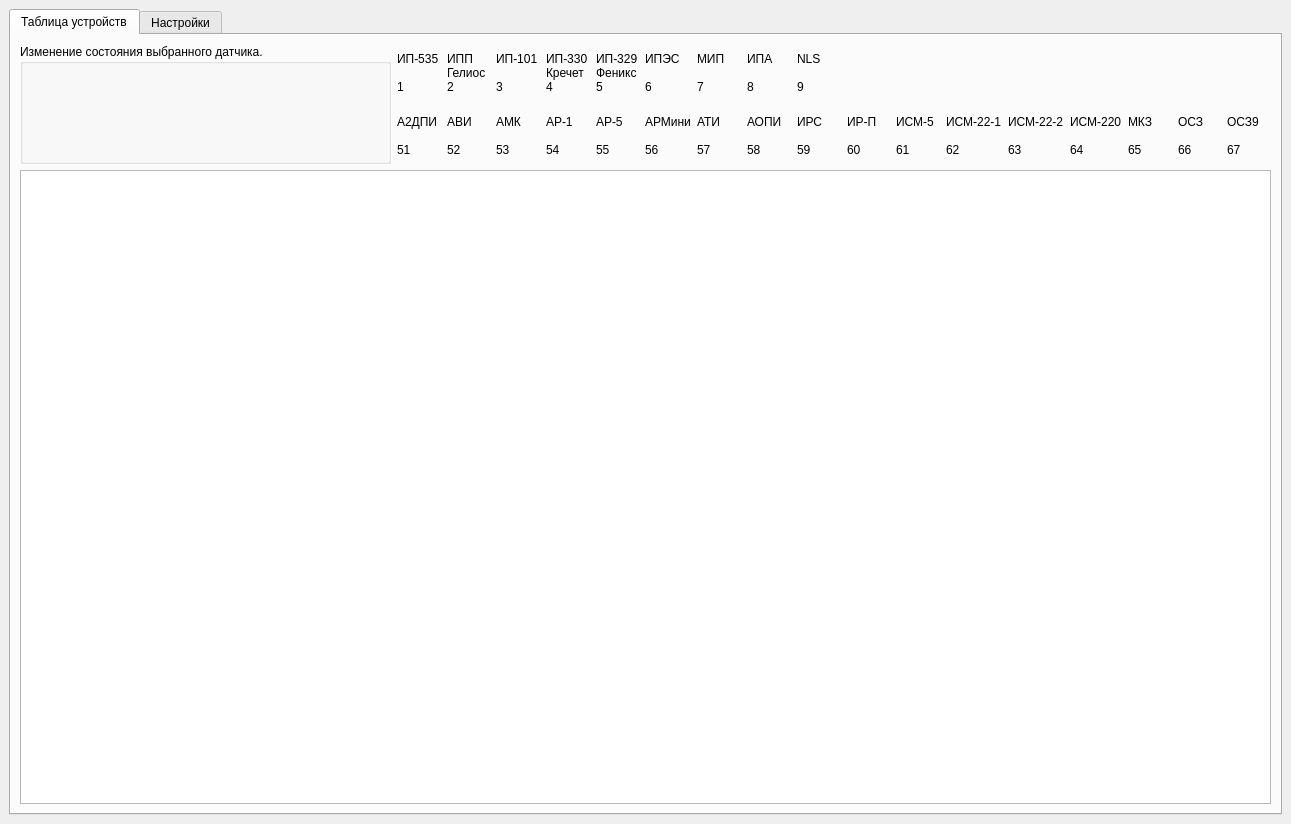
<?xml version="1.0" encoding="UTF-8"?>
<ui version="4.0">
 <class>MainWindow</class>
 <widget class="QMainWindow" name="MainWindow">
  <property name="geometry">
   <rect>
    <x>0</x>
    <y>0</y>
    <width>1291</width>
    <height>824</height>
   </rect>
  </property>
  <property name="windowTitle">
   <string>MainWindow</string>
  </property>
  <property name="styleSheet">
   <string notr="true"/>
  </property>
  <widget class="QWidget" name="centralwidget">
   <layout class="QVBoxLayout" name="verticalLayout_2">
    <item>
     <widget class="QTabWidget" name="tabWidget">
      <property name="enabled">
       <bool>true</bool>
      </property>
      <property name="sizePolicy">
       <sizepolicy hsizetype="Expanding" vsizetype="Expanding">
        <horstretch>0</horstretch>
        <verstretch>0</verstretch>
       </sizepolicy>
      </property>
      <property name="minimumSize">
       <size>
        <width>1271</width>
        <height>800</height>
       </size>
      </property>
      <property name="styleSheet">
       <string notr="true"/>
      </property>
      <property name="tabShape">
       <enum>QTabWidget::Rounded</enum>
      </property>
      <property name="currentIndex">
       <number>0</number>
      </property>
      <widget class="QWidget" name="main_tab">
       <property name="sizePolicy">
        <sizepolicy hsizetype="Expanding" vsizetype="Expanding">
         <horstretch>0</horstretch>
         <verstretch>0</verstretch>
        </sizepolicy>
       </property>
       <attribute name="title">
        <string>Таблица устройств</string>
       </attribute>
       <layout class="QVBoxLayout" name="verticalLayout">
        <item>
         <layout class="QHBoxLayout" name="horizontalLayout_2">
          <item>
           <widget class="QGroupBox" name="states_groupBox">
            <property name="sizePolicy">
             <sizepolicy hsizetype="Fixed" vsizetype="Fixed">
              <horstretch>0</horstretch>
              <verstretch>0</verstretch>
             </sizepolicy>
            </property>
            <property name="minimumSize">
             <size>
              <width>371</width>
              <height>120</height>
             </size>
            </property>
            <property name="whatsThis">
             <string>&lt;html&gt;&lt;head/&gt;&lt;body&gt;&lt;p&gt;Для изменения состояния датчика нужно выбрать датчик в таблице и нажать на соответствующую кнопку состояния.&lt;/p&gt;&lt;/body&gt;&lt;/html&gt;</string>
            </property>
            <property name="styleSheet">
             <string notr="true"/>
            </property>
            <property name="title">
             <string>Изменение состояния выбранного датчика.</string>
            </property>
           </widget>
          </item>
          <item>
           <layout class="QGridLayout" name="gridLayout">
            <item row="1" column="1">
             <widget class="QLabel" name="sensor52_lbl">
              <property name="styleSheet">
               <string notr="true"/>
              </property>
              <property name="text">
               <string>АВИ

52</string>
              </property>
              <property name="margin">
               <number>5</number>
              </property>
              <property name="indent">
               <number>0</number>
              </property>
             </widget>
            </item>
            <item row="0" column="3">
             <widget class="QLabel" name="sensor4_lbl">
              <property name="styleSheet">
               <string notr="true"/>
              </property>
              <property name="text">
               <string>ИП-330
Кречет
4</string>
              </property>
              <property name="margin">
               <number>5</number>
              </property>
              <property name="indent">
               <number>0</number>
              </property>
             </widget>
            </item>
            <item row="0" column="2">
             <widget class="QLabel" name="sensor3_lbl">
              <property name="styleSheet">
               <string notr="true"/>
              </property>
              <property name="text">
               <string>ИП-101

3</string>
              </property>
              <property name="margin">
               <number>5</number>
              </property>
              <property name="indent">
               <number>0</number>
              </property>
             </widget>
            </item>
            <item row="1" column="4">
             <widget class="QLabel" name="sensor55_lbl">
              <property name="styleSheet">
               <string notr="true"/>
              </property>
              <property name="text">
               <string>АР-5

55</string>
              </property>
              <property name="margin">
               <number>5</number>
              </property>
              <property name="indent">
               <number>0</number>
              </property>
             </widget>
            </item>
            <item row="1" column="14">
             <widget class="QLabel" name="sensor65_lbl">
              <property name="styleSheet">
               <string notr="true"/>
              </property>
              <property name="text">
               <string>МКЗ

65</string>
              </property>
              <property name="margin">
               <number>5</number>
              </property>
              <property name="indent">
               <number>0</number>
              </property>
             </widget>
            </item>
            <item row="1" column="2">
             <widget class="QLabel" name="sensor53_lbl">
              <property name="styleSheet">
               <string notr="true"/>
              </property>
              <property name="frameShape">
               <enum>QFrame::NoFrame</enum>
              </property>
              <property name="text">
               <string>АМК

53</string>
              </property>
              <property name="margin">
               <number>5</number>
              </property>
              <property name="indent">
               <number>0</number>
              </property>
             </widget>
            </item>
            <item row="0" column="4">
             <widget class="QLabel" name="sensor5_lbl">
              <property name="styleSheet">
               <string notr="true"/>
              </property>
              <property name="text">
               <string>ИП-329
Феникс
5</string>
              </property>
              <property name="margin">
               <number>5</number>
              </property>
              <property name="indent">
               <number>0</number>
              </property>
             </widget>
            </item>
            <item row="1" column="3">
             <widget class="QLabel" name="sensor54_lbl">
              <property name="styleSheet">
               <string notr="true"/>
              </property>
              <property name="text">
               <string>АР-1

54</string>
              </property>
              <property name="margin">
               <number>5</number>
              </property>
              <property name="indent">
               <number>0</number>
              </property>
             </widget>
            </item>
            <item row="0" column="6">
             <widget class="QLabel" name="sensor7_lbl">
              <property name="styleSheet">
               <string notr="true"/>
              </property>
              <property name="text">
               <string>МИП

7</string>
              </property>
              <property name="margin">
               <number>5</number>
              </property>
              <property name="indent">
               <number>0</number>
              </property>
             </widget>
            </item>
            <item row="1" column="12">
             <widget class="QLabel" name="sensor63_lbl">
              <property name="styleSheet">
               <string notr="true"/>
              </property>
              <property name="text">
               <string>ИСМ-22-2

63</string>
              </property>
              <property name="margin">
               <number>5</number>
              </property>
              <property name="indent">
               <number>0</number>
              </property>
             </widget>
            </item>
            <item row="1" column="5">
             <widget class="QLabel" name="sensor56_lbl">
              <property name="styleSheet">
               <string notr="true"/>
              </property>
              <property name="text">
               <string>АРМини

56</string>
              </property>
              <property name="margin">
               <number>5</number>
              </property>
              <property name="indent">
               <number>0</number>
              </property>
             </widget>
            </item>
            <item row="1" column="10">
             <widget class="QLabel" name="sensor61_lbl">
              <property name="styleSheet">
               <string notr="true"/>
              </property>
              <property name="text">
               <string>ИСМ-5

61</string>
              </property>
              <property name="margin">
               <number>5</number>
              </property>
              <property name="indent">
               <number>0</number>
              </property>
             </widget>
            </item>
            <item row="1" column="7">
             <widget class="QLabel" name="sensor58_lbl">
              <property name="styleSheet">
               <string notr="true"/>
              </property>
              <property name="text">
               <string>АОПИ

58</string>
              </property>
              <property name="margin">
               <number>5</number>
              </property>
              <property name="indent">
               <number>0</number>
              </property>
             </widget>
            </item>
            <item row="1" column="11">
             <widget class="QLabel" name="sensor62_lbl">
              <property name="styleSheet">
               <string notr="true"/>
              </property>
              <property name="text">
               <string>ИСМ-22-1

62</string>
              </property>
              <property name="margin">
               <number>5</number>
              </property>
              <property name="indent">
               <number>0</number>
              </property>
             </widget>
            </item>
            <item row="0" column="1">
             <widget class="QLabel" name="sensor2_lbl">
              <property name="styleSheet">
               <string notr="true"/>
              </property>
              <property name="text">
               <string>ИПП
Гелиос
2</string>
              </property>
              <property name="margin">
               <number>5</number>
              </property>
              <property name="indent">
               <number>0</number>
              </property>
             </widget>
            </item>
            <item row="1" column="8">
             <widget class="QLabel" name="sensor59_lbl">
              <property name="styleSheet">
               <string notr="true"/>
              </property>
              <property name="text">
               <string>ИРС

59</string>
              </property>
              <property name="margin">
               <number>5</number>
              </property>
              <property name="indent">
               <number>0</number>
              </property>
             </widget>
            </item>
            <item row="0" column="0">
             <widget class="QLabel" name="sensor1_lbl">
              <property name="styleSheet">
               <string notr="true"/>
              </property>
              <property name="text">
               <string>ИП-535

1</string>
              </property>
              <property name="margin">
               <number>5</number>
              </property>
              <property name="indent">
               <number>0</number>
              </property>
             </widget>
            </item>
            <item row="0" column="8">
             <widget class="QLabel" name="sensor9_lbl">
              <property name="styleSheet">
               <string notr="true"/>
              </property>
              <property name="text">
               <string>NLS

9</string>
              </property>
              <property name="margin">
               <number>5</number>
              </property>
              <property name="indent">
               <number>0</number>
              </property>
             </widget>
            </item>
            <item row="1" column="16">
             <widget class="QLabel" name="sensor67_lbl">
              <property name="styleSheet">
               <string notr="true"/>
              </property>
              <property name="text">
               <string>ОСЗ9

67</string>
              </property>
              <property name="margin">
               <number>5</number>
              </property>
              <property name="indent">
               <number>0</number>
              </property>
             </widget>
            </item>
            <item row="0" column="7">
             <widget class="QLabel" name="sensor8_lbl">
              <property name="styleSheet">
               <string notr="true"/>
              </property>
              <property name="text">
               <string>ИПА

8</string>
              </property>
              <property name="margin">
               <number>5</number>
              </property>
              <property name="indent">
               <number>0</number>
              </property>
             </widget>
            </item>
            <item row="1" column="13">
             <widget class="QLabel" name="sensor64_lbl">
              <property name="styleSheet">
               <string notr="true"/>
              </property>
              <property name="text">
               <string>ИСМ-220

64</string>
              </property>
              <property name="margin">
               <number>5</number>
              </property>
              <property name="indent">
               <number>0</number>
              </property>
             </widget>
            </item>
            <item row="0" column="5">
             <widget class="QLabel" name="sensor6_lbl">
              <property name="styleSheet">
               <string notr="true"/>
              </property>
              <property name="text">
               <string>ИПЭС

6</string>
              </property>
              <property name="margin">
               <number>5</number>
              </property>
              <property name="indent">
               <number>0</number>
              </property>
             </widget>
            </item>
            <item row="1" column="9">
             <widget class="QLabel" name="sensor60_lbl">
              <property name="styleSheet">
               <string notr="true"/>
              </property>
              <property name="text">
               <string>ИР-П

60</string>
              </property>
              <property name="margin">
               <number>5</number>
              </property>
              <property name="indent">
               <number>0</number>
              </property>
             </widget>
            </item>
            <item row="1" column="15">
             <widget class="QLabel" name="sensor66_lbl">
              <property name="styleSheet">
               <string notr="true"/>
              </property>
              <property name="text">
               <string>ОСЗ

66</string>
              </property>
              <property name="margin">
               <number>5</number>
              </property>
              <property name="indent">
               <number>0</number>
              </property>
             </widget>
            </item>
            <item row="1" column="0">
             <widget class="QLabel" name="sensor51_lbl">
              <property name="styleSheet">
               <string notr="true"/>
              </property>
              <property name="text">
               <string>А2ДПИ

51</string>
              </property>
              <property name="margin">
               <number>5</number>
              </property>
              <property name="indent">
               <number>0</number>
              </property>
             </widget>
            </item>
            <item row="1" column="6">
             <widget class="QLabel" name="sensor57_lbl">
              <property name="styleSheet">
               <string notr="true"/>
              </property>
              <property name="text">
               <string>АТИ

57</string>
              </property>
              <property name="margin">
               <number>5</number>
              </property>
              <property name="indent">
               <number>0</number>
              </property>
             </widget>
            </item>
           </layout>
          </item>
         </layout>
        </item>
        <item>
         <widget class="QTableWidget" name="output_table">
          <property name="styleSheet">
           <string notr="true"/>
          </property>
         </widget>
        </item>
       </layout>
      </widget>
      <widget class="QWidget" name="settings_tab">
       <attribute name="title">
        <string>Настройки</string>
       </attribute>
       <widget class="QGroupBox" name="port_and_ne_dev_groupBox">
        <property name="geometry">
         <rect>
          <x>20</x>
          <y>370</y>
          <width>301</width>
          <height>401</height>
         </rect>
        </property>
        <property name="sizePolicy">
         <sizepolicy hsizetype="Fixed" vsizetype="Fixed">
          <horstretch>0</horstretch>
          <verstretch>0</verstretch>
         </sizepolicy>
        </property>
        <property name="styleSheet">
         <string notr="true"/>
        </property>
        <property name="title">
         <string>Port -&gt; Net Device</string>
        </property>
        <widget class="QTableWidget" name="port_and_net_dev_tableWidget">
         <property name="geometry">
          <rect>
           <x>20</x>
           <y>70</y>
           <width>261</width>
           <height>321</height>
          </rect>
         </property>
         <property name="styleSheet">
          <string notr="true">QHeaderView::section:horizontal {
    color: #fff;
    background-color: rgb(0, 85, 127);
 }
QTableWidget {
	background-color: rgb(0, 0, 127);
	color: rgb(85, 255, 0);
	font: 63 8pt &quot;Yu Gothic UI Semibold&quot;;
}
</string>
         </property>
        </widget>
        <widget class="QPushButton" name="send_table_btn">
         <property name="geometry">
          <rect>
           <x>20</x>
           <y>30</y>
           <width>151</width>
           <height>23</height>
          </rect>
         </property>
         <property name="styleSheet">
          <string notr="true"/>
         </property>
         <property name="text">
          <string>Запустить эмулятор</string>
         </property>
        </widget>
        <widget class="QPushButton" name="delete_line_btn">
         <property name="geometry">
          <rect>
           <x>184</x>
           <y>30</y>
           <width>101</width>
           <height>23</height>
          </rect>
         </property>
         <property name="styleSheet">
          <string notr="true"/>
         </property>
         <property name="text">
          <string>Удалить запись</string>
         </property>
        </widget>
       </widget>
       <widget class="QGroupBox" name="ports_groupBox">
        <property name="geometry">
         <rect>
          <x>340</x>
          <y>370</y>
          <width>311</width>
          <height>401</height>
         </rect>
        </property>
        <property name="sizePolicy">
         <sizepolicy hsizetype="Fixed" vsizetype="Fixed">
          <horstretch>0</horstretch>
          <verstretch>0</verstretch>
         </sizepolicy>
        </property>
        <property name="styleSheet">
         <string notr="true"/>
        </property>
        <property name="title">
         <string>Порты</string>
        </property>
        <widget class="QListWidget" name="ports_listWidget">
         <property name="geometry">
          <rect>
           <x>10</x>
           <y>60</y>
           <width>281</width>
           <height>331</height>
          </rect>
         </property>
         <property name="styleSheet">
          <string notr="true"/>
         </property>
        </widget>
        <widget class="QPushButton" name="get_ports_btn">
         <property name="geometry">
          <rect>
           <x>10</x>
           <y>20</y>
           <width>211</width>
           <height>23</height>
          </rect>
         </property>
         <property name="styleSheet">
          <string notr="true"/>
         </property>
         <property name="text">
          <string>Получить список портов</string>
         </property>
        </widget>
       </widget>
       <widget class="QGroupBox" name="net_dev_groupBox">
        <property name="geometry">
         <rect>
          <x>670</x>
          <y>370</y>
          <width>251</width>
          <height>401</height>
         </rect>
        </property>
        <property name="sizePolicy">
         <sizepolicy hsizetype="Fixed" vsizetype="Fixed">
          <horstretch>0</horstretch>
          <verstretch>0</verstretch>
         </sizepolicy>
        </property>
        <property name="styleSheet">
         <string notr="true"/>
        </property>
        <property name="title">
         <string>Сетевое устройство</string>
        </property>
        <widget class="QListWidget" name="net_dev_listWidget">
         <property name="geometry">
          <rect>
           <x>10</x>
           <y>60</y>
           <width>231</width>
           <height>331</height>
          </rect>
         </property>
         <property name="styleSheet">
          <string notr="true"/>
         </property>
        </widget>
        <widget class="QPushButton" name="get_net_dev_btn">
         <property name="geometry">
          <rect>
           <x>10</x>
           <y>20</y>
           <width>221</width>
           <height>23</height>
          </rect>
         </property>
         <property name="styleSheet">
          <string notr="true"/>
         </property>
         <property name="text">
          <string>Получить список сетевых устройств</string>
         </property>
        </widget>
       </widget>
       <widget class="QGroupBox" name="groupBox_2">
        <property name="geometry">
         <rect>
          <x>20</x>
          <y>10</y>
          <width>261</width>
          <height>311</height>
         </rect>
        </property>
        <property name="sizePolicy">
         <sizepolicy hsizetype="Fixed" vsizetype="Fixed">
          <horstretch>0</horstretch>
          <verstretch>0</verstretch>
         </sizepolicy>
        </property>
        <property name="minimumSize">
         <size>
          <width>261</width>
          <height>311</height>
         </size>
        </property>
        <property name="styleSheet">
         <string notr="true"/>
        </property>
        <property name="title">
         <string>Параметры подключения к базе данных</string>
        </property>
        <widget class="QLabel" name="port_db_lbl">
         <property name="geometry">
          <rect>
           <x>10</x>
           <y>60</y>
           <width>47</width>
           <height>16</height>
          </rect>
         </property>
         <property name="styleSheet">
          <string notr="true"/>
         </property>
         <property name="text">
          <string>Port</string>
         </property>
        </widget>
        <widget class="QLabel" name="host_db_lbl">
         <property name="geometry">
          <rect>
           <x>10</x>
           <y>30</y>
           <width>47</width>
           <height>14</height>
          </rect>
         </property>
         <property name="styleSheet">
          <string notr="true"/>
         </property>
         <property name="text">
          <string>Host</string>
         </property>
        </widget>
        <widget class="QLabel" name="user_db_lbl">
         <property name="geometry">
          <rect>
           <x>10</x>
           <y>90</y>
           <width>51</width>
           <height>16</height>
          </rect>
         </property>
         <property name="styleSheet">
          <string notr="true"/>
         </property>
         <property name="text">
          <string>User</string>
         </property>
        </widget>
        <widget class="QLabel" name="pass_db_lbl">
         <property name="geometry">
          <rect>
           <x>10</x>
           <y>120</y>
           <width>61</width>
           <height>16</height>
          </rect>
         </property>
         <property name="styleSheet">
          <string notr="true"/>
         </property>
         <property name="text">
          <string>Password</string>
         </property>
        </widget>
        <widget class="QLabel" name="name_db_lbl">
         <property name="geometry">
          <rect>
           <x>10</x>
           <y>150</y>
           <width>61</width>
           <height>16</height>
          </rect>
         </property>
         <property name="styleSheet">
          <string notr="true"/>
         </property>
         <property name="text">
          <string>Name DB</string>
         </property>
        </widget>
        <widget class="QLineEdit" name="host_db_lineEdit">
         <property name="geometry">
          <rect>
           <x>110</x>
           <y>30</y>
           <width>141</width>
           <height>20</height>
          </rect>
         </property>
         <property name="toolTip">
          <string>&lt;html&gt;&lt;head/&gt;&lt;body&gt;&lt;p&gt;Адрес (IP4) подключения к БД&lt;/p&gt;&lt;/body&gt;&lt;/html&gt;</string>
         </property>
         <property name="styleSheet">
          <string notr="true"/>
         </property>
         <property name="inputMask">
          <string>000\.000\.000\.000</string>
         </property>
         <property name="text">
          <string>...</string>
         </property>
        </widget>
        <widget class="QLineEdit" name="port_db_lineEdit">
         <property name="geometry">
          <rect>
           <x>110</x>
           <y>60</y>
           <width>141</width>
           <height>20</height>
          </rect>
         </property>
         <property name="toolTip">
          <string>&lt;html&gt;&lt;head/&gt;&lt;body&gt;&lt;p&gt;Номер порта должен быть в диапазоне &lt;span style=&quot; font-family:'JetBrains Mono','monospace'; font-size:10pt; font-weight:600; font-style:italic; color:#ff0000;&quot;&gt;1024-49151&lt;/span&gt;&lt;/p&gt;&lt;/body&gt;&lt;/html&gt;</string>
         </property>
         <property name="styleSheet">
          <string notr="true"/>
         </property>
         <property name="inputMask">
          <string>00009</string>
         </property>
         <property name="text">
          <string/>
         </property>
        </widget>
        <widget class="QLineEdit" name="user_db_lineEdit">
         <property name="geometry">
          <rect>
           <x>110</x>
           <y>90</y>
           <width>141</width>
           <height>20</height>
          </rect>
         </property>
         <property name="toolTip">
          <string>&lt;html&gt;&lt;head/&gt;&lt;body&gt;&lt;p&gt;Логин базы данных&lt;/p&gt;&lt;/body&gt;&lt;/html&gt;</string>
         </property>
         <property name="styleSheet">
          <string notr="true"/>
         </property>
         <property name="text">
          <string/>
         </property>
        </widget>
        <widget class="QLineEdit" name="pass_db_lineEdit">
         <property name="geometry">
          <rect>
           <x>110</x>
           <y>120</y>
           <width>141</width>
           <height>20</height>
          </rect>
         </property>
         <property name="toolTip">
          <string>&lt;html&gt;&lt;head/&gt;&lt;body&gt;&lt;p&gt;Пароль базы данных&lt;/p&gt;&lt;/body&gt;&lt;/html&gt;</string>
         </property>
         <property name="styleSheet">
          <string notr="true"/>
         </property>
         <property name="text">
          <string/>
         </property>
        </widget>
        <widget class="QLineEdit" name="name_db_lineEdit">
         <property name="geometry">
          <rect>
           <x>110</x>
           <y>150</y>
           <width>141</width>
           <height>20</height>
          </rect>
         </property>
         <property name="toolTip">
          <string>&lt;html&gt;&lt;head/&gt;&lt;body&gt;&lt;p&gt;Имя базы данных&lt;/p&gt;&lt;/body&gt;&lt;/html&gt;</string>
         </property>
         <property name="styleSheet">
          <string notr="true"/>
         </property>
         <property name="text">
          <string/>
         </property>
        </widget>
        <widget class="QPushButton" name="save_db_btn">
         <property name="geometry">
          <rect>
           <x>10</x>
           <y>260</y>
           <width>75</width>
           <height>23</height>
          </rect>
         </property>
         <property name="toolTip">
          <string>&lt;html&gt;&lt;head/&gt;&lt;body&gt;&lt;p&gt;Сохранение настроек для дальнейшей работы &lt;/p&gt;&lt;/body&gt;&lt;/html&gt;</string>
         </property>
         <property name="styleSheet">
          <string notr="true"/>
         </property>
         <property name="text">
          <string>Save</string>
         </property>
        </widget>
        <widget class="QPushButton" name="check_db_btn">
         <property name="geometry">
          <rect>
           <x>10</x>
           <y>200</y>
           <width>241</width>
           <height>31</height>
          </rect>
         </property>
         <property name="toolTip">
          <string>&lt;html&gt;&lt;head/&gt;&lt;body&gt;&lt;p&gt;Проверка подключения к базе данных&lt;/p&gt;&lt;/body&gt;&lt;/html&gt;</string>
         </property>
         <property name="styleSheet">
          <string notr="true"/>
         </property>
         <property name="text">
          <string>Проверить настройки подключения</string>
         </property>
        </widget>
       </widget>
       <widget class="QPushButton" name="join_btn">
        <property name="geometry">
         <rect>
          <x>590</x>
          <y>320</y>
          <width>151</width>
          <height>23</height>
         </rect>
        </property>
        <property name="styleSheet">
         <string notr="true"/>
        </property>
        <property name="text">
         <string>Объединить</string>
        </property>
       </widget>
      </widget>
     </widget>
    </item>
   </layout>
  </widget>
 </widget>
 <resources/>
 <connections/>
</ui>
